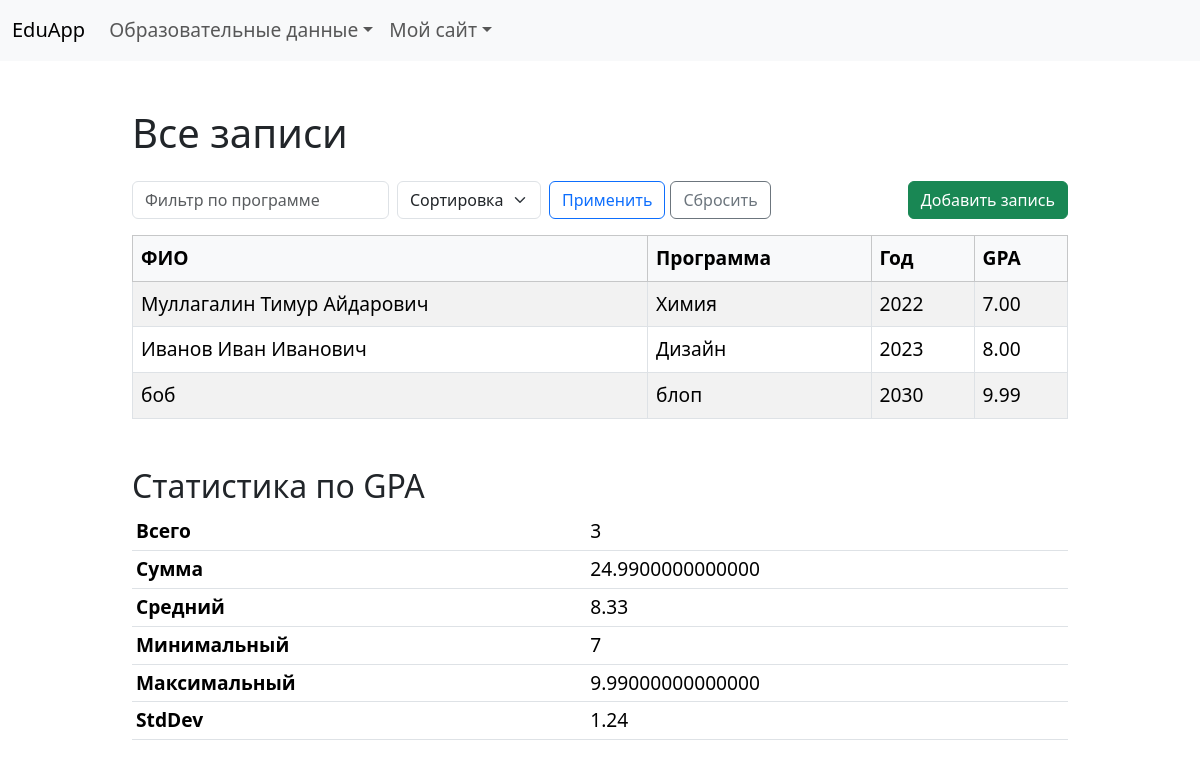
Page /edu/ on the committed database.
### edu/models.py (models this page shows, shortened)
class ProgramEntry(models.Model):
    full_name = models.CharField("ФИО", max_length=100)
    program_name = models.CharField("Программа обучения", max_length=100)
    year_of_admission = models.IntegerField("Год поступления")
    gpa = models.DecimalField("Средний балл (GPA)", max_digits=4, decimal_places=2)

### edu/views.py (the view)
# urls.py: path('',      views.entry_list,   name='entry_list'),
def entry_list(request):
    qs = ProgramEntry.objects.all()
    program_filter = request.GET.get('program_name', '').strip()
    if program_filter:
        qs = qs.filter(program_name__icontains=program_filter)
    order_by = request.GET.get('order_by')
    allowed = ['full_name', '-full_name',
               'program_name', '-program_name',
               'year_of_admission', '-year_of_admission',
               'gpa', '-gpa']
    if order_by in allowed:
        qs = qs.order_by(order_by)
    stats = qs.aggregate(
        total=Count('gpa'),
        sum_gpa=Sum('gpa'),
        avg_gpa=Avg('gpa'),
        min_gpa=Min('gpa'),
        max_gpa=Max('gpa'),
        stddev_gpa=StdDev('gpa'),
    )
    return render(request, 'edu/entry_list.html', {
        'entries': qs,
        'program_filter': program_filter,
        'order_by': order_by,
        'stats': stats,
    })

### templates/edu/entry_list.html (shortened to what this page needs)
{% extends "edu/base.html" %}
{% block content %}
  <h1 class="mb-4">Все записи</h1>
  <form method="get" class="row g-2 mb-3">
    <div class="col-auto">
      <input
        type="text"
        name="program_name"
        value="{{ program_filter }}"
        class="form-control"
        placeholder="Фильтр по программе">
    </div>
    <div class="col-auto">
      <select name="order_by" class="form-select">
        <option value="">Сортировка</option>
      </select>
    </div>
    <div class="col-auto">
      <button type="submit" class="btn btn-outline-primary">Применить</button>
      <a href="{% url 'edu:entry_list' %}" class="btn btn-outline-secondary">Сбросить</a>
    </div>
    <div class="col text-end">
      <a href="{% url 'edu:entry_create' %}" class="btn btn-success">Добавить запись</a>
    </div>
  </form>
  <table class="table table-striped table-bordered">
    <thead class="table-light">
      <tr>
        <th>ФИО</th><th>Программа</th><th>Год</th><th>GPA</th>
      </tr>
    </thead>
    <tbody>
      {% for e in entries %}
        <tr>
          <td>{{ e.full_name }}</td>
          <td>{{ e.program_name }}</td>
          <td>{{ e.year_of_admission }}</td>
          <td>{{ e.gpa }}</td>
        </tr>
      {% empty %}
        <tr><td colspan="4">Нет записей</td></tr>
      {% endfor %}
    </tbody>
  </table>
  <h2 class="mt-5">Статистика по GPA</h2>
  <table class="table table-sm">
    <tbody>
      <tr><th>Всего</th>            <td>{{ stats.total }}</td></tr>
      <tr><th>Сумма</th>            <td>{{ stats.sum_gpa }}</td></tr>
      <tr><th>Средний</th>          <td>{{ stats.avg_gpa|floatformat:2 }}</td></tr>
      <tr><th>Минимальный</th>      <td>{{ stats.min_gpa }}</td></tr>
      <tr><th>Максимальный</th>     <td>{{ stats.max_gpa }}</td></tr>
      <tr><th>StdDev</th>           <td>{{ stats.stddev_gpa|floatformat:2 }}</td></tr>
    </tbody>
  </table>
{% endblock %}

### templates/edu/base.html (style rules this page uses)
body { font-size: 1.2rem; }

### rows in the picture
ProgramEntry: full_name "Муллагалин Тимур Айдарович", program_name "Химия", year_of_admission "2022", gpa "7.00"
ProgramEntry: full_name "Иванов Иван Иванович", program_name "Дизайн", year_of_admission "2023", gpa "8.00"
ProgramEntry: full_name "боб", program_name "блоп", year_of_admission "2030", gpa "9.99"

### other values in the picture
{{ stats.total }} "3"
{{ stats.sum_gpa }} "24.9900000000000"
{{ stats.avg_gpa|floatformat:2 }} "8.33"
{{ stats.min_gpa }} "7"
{{ stats.max_gpa }} "9.99000000000000"
{{ stats.stddev_gpa|floatformat:2 }} "1.24"
